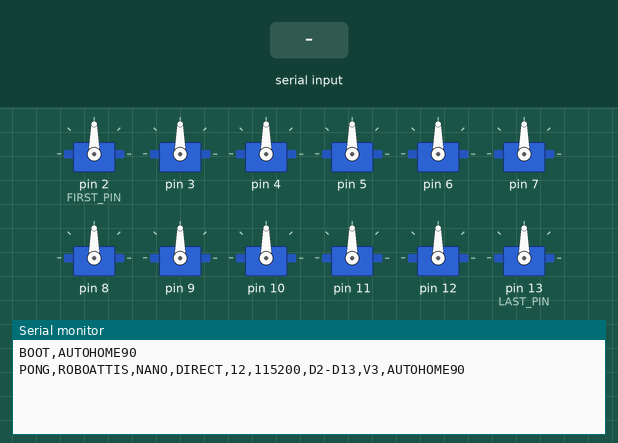
This sketch was run on a simulated Arduino Nano, built with avr-gcc and run on an emulated ATmega328P. Parts: 12 × servo, the last lines printed to the serial monitor. Inputs (shaded band) come from the test bench.

Above: at 1.2 s.
1.3 s: "PING,1\n" received over Serial
At 2.5 s:
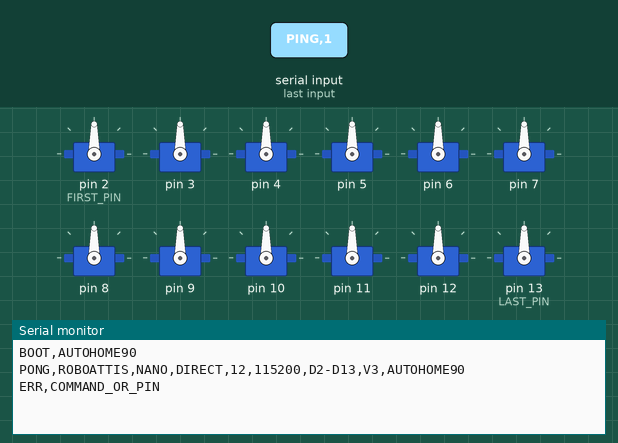
2.8 s: "STATUS\n" received over Serial
At 4.0 s:
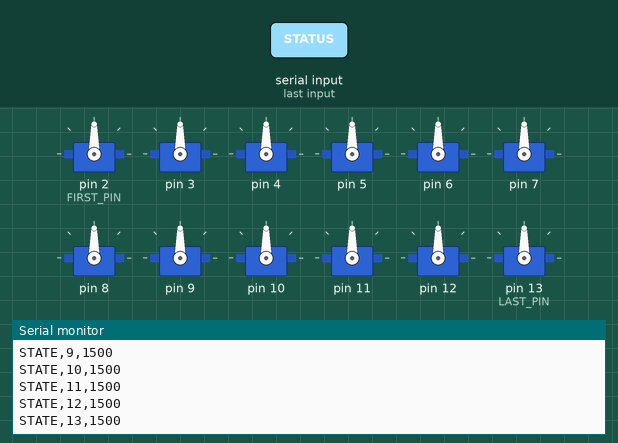
4.3 s: "HEARTBEAT\n" received over Serial
At 7.6 s:
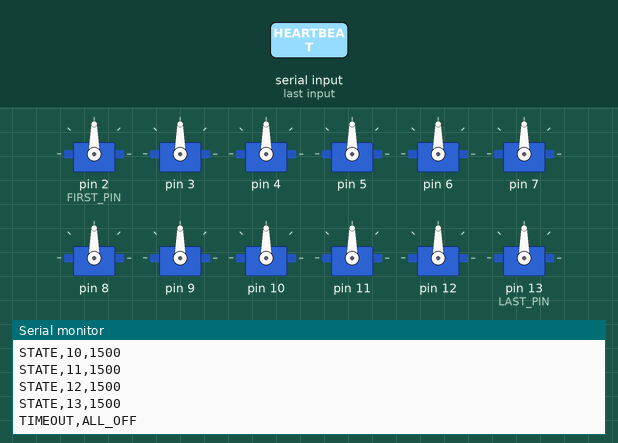
Timing chart, 0 to 9.1 s (numbered marks = the images above; inputs shaded):
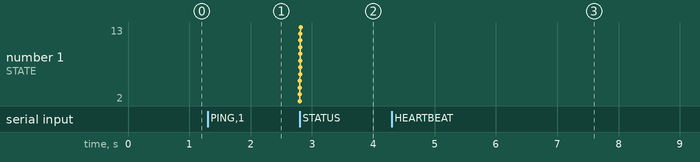

The sketch:

nano_servo_controller.ino
```cpp
#include <Servo.h>
#include <stdlib.h>
#include <string.h>

// Classic ATmega328P Nano expansion shield: command pin numbers are D2-D13.
// D0/D1 remain reserved for USB serial. All outputs home at boot.
// Boot home holds until browser control begins; then the watchdog is active.
constexpr uint8_t FIRST_PIN = 2, LAST_PIN = 13, COUNT = 12;
constexpr unsigned long BAUD = 115200, TIMEOUT_MS = 2000;
Servo servos[COUNT];
char buffer[48];
uint8_t length = 0;
bool overflow = false;
unsigned long lastContact = 0;
bool watchdogArmed = false;
uint16_t commandedUs[COUNT] = {};
void contact() { lastContact = millis(); watchdogArmed = true; }

void off(uint8_t pin) {
  servos[pin - FIRST_PIN].detach();
  pinMode(pin, OUTPUT);
  digitalWrite(pin, LOW);
  commandedUs[pin - FIRST_PIN] = 0;
}
void allOff() { for (uint8_t pin = FIRST_PIN; pin <= LAST_PIN; ++pin) off(pin); }
void identity() { Serial.println(F("PONG,ROBOATTIS,NANO,DIRECT,12,115200,D2-D13,V3,AUTOHOME90")); }
void reportState() {
  for (uint8_t pin = FIRST_PIN; pin <= LAST_PIN; ++pin) {
    Serial.print(F("STATE,")); Serial.print(pin); Serial.print(',');
    Serial.println(commandedUs[pin - FIRST_PIN]);
  }
}
bool number(char *s, long &value) {
  if (!s || !*s) return false;
  for (char *p = s; *p; ++p) if (*p < '0' || *p > '9') return false;
  char *end;
  value = strtol(s, &end, 10);
  return !*end;
}
void process(char *line) {
  // Read-only queries do not end the standalone boot-home hold.
  if (!strcmp(line, "PING")) { identity(); return; }
  if (!strcmp(line, "STATUS")) { reportState(); return; }
  if (!strcmp(line, "HEARTBEAT")) { contact(); return; }
  if (!strcmp(line, "ALL_OFF")) { contact(); allOff(); Serial.println(F("ALL_OFF")); return; }
  char *command = strtok(line, ",");
  char *pinText = strtok(NULL, ",");
  char *pulseText = strtok(NULL, ",");
  char *extra = strtok(NULL, ",");
  long pin, pulse;
  if (!command || !number(pinText, pin) || pin < FIRST_PIN || pin > LAST_PIN || extra) {
    Serial.println(F("ERR,COMMAND_OR_PIN")); return;
  }
  if (!strcmp(command, "OFF") && !pulseText) {
    contact(); off(pin); Serial.print(F("OFF,")); Serial.println(pin); return;
  }
  const bool home = !strcmp(command, "HOME") && !pulseText;
  if (home) pulse = 1500;  // Nominal 90 degrees for mechanical horn alignment.
  if (!home && (strcmp(command, "SET") || !number(pulseText, pulse) || pulse < 500 || pulse > 2500)) {
    Serial.println(F("ERR,COMMAND_OR_PULSE")); return;
  }
  Servo &servo = servos[pin - FIRST_PIN];
  // Preload the requested pulse before attaching, avoiding a default-center pulse.
  servo.writeMicroseconds(pulse);
  if (!servo.attached()) servo.attach(pin, 500, 2500);
  servo.writeMicroseconds(pulse);
  commandedUs[pin - FIRST_PIN] = pulse;
  contact();
  Serial.print(F("OK,")); Serial.print(pin); Serial.print(','); Serial.println(pulse);
}
void setup() {
  allOff();
  Serial.begin(BAUD);
  for (uint8_t pin = FIRST_PIN; pin <= LAST_PIN; ++pin) {
    Servo &servo = servos[pin - FIRST_PIN];
    servo.writeMicroseconds(1500);
    servo.attach(pin, 500, 2500);
    servo.writeMicroseconds(1500);
    commandedUs[pin - FIRST_PIN] = 1500;
  }
  lastContact = millis();
  Serial.println(F("BOOT,AUTOHOME90"));
  identity();
}
void loop() {
  while (Serial.available()) {
    char c = Serial.read();
    if (c == '\n' || c == '\r') {
      if (overflow) Serial.println(F("ERR,TOO_LONG"));
      else if (length) { buffer[length] = 0; process(buffer); }
      length = 0; overflow = false;
    } else if (!overflow) {
      if (length < sizeof(buffer) - 1) buffer[length++] = c;
      else overflow = true;
    }
  }
  if (watchdogArmed && millis() - lastContact > TIMEOUT_MS) {
    bool active = false;
    for (uint8_t i = 0; i < COUNT; ++i) active |= servos[i].attached();
    if (active) { allOff(); Serial.println(F("TIMEOUT,ALL_OFF")); }
  }
}
```

Measured:
- after the input at 1.3 s, the serial monitor: prints a new line at once (image 1)
- after the input at 2.8 s, the serial monitor: prints a new line at once (image 2)
- after the input at 4.3 s, the serial monitor: prints a new line after 2.0 s (image 3)
